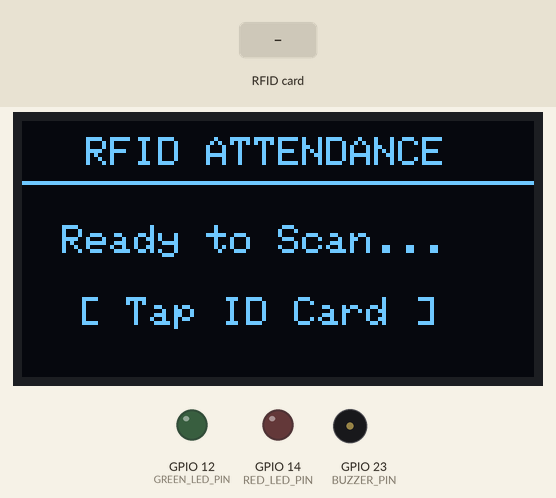
Simulated run of this sketch. Board: ESP32. Parts: 128×64 one-colour display, output pins drawn as LEDs (lit = HIGH), buzzer (waves = sounding, pin HIGH). The inputs (shaded band) are chosen by the test bench. WiFi joins after 1.5 s; servers stay silent unless stated; uploads are accepted with an empty reply; what the sketch prints to the serial monitor is not drawn.

Above: at 4.3 s.
4.4 s: RFID card 5E 7A 19 C4 held to the reader
At 4.7 s:
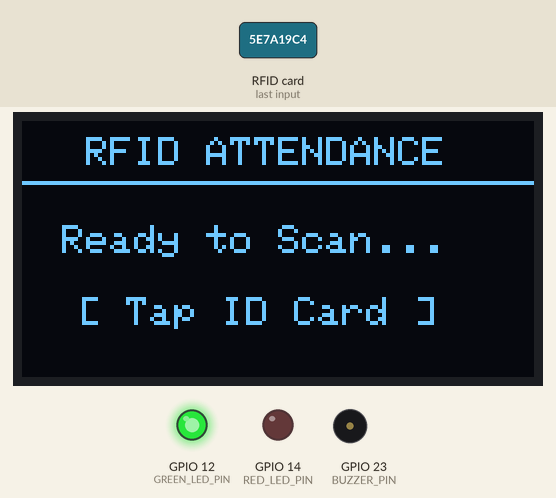
At 5.9 s:
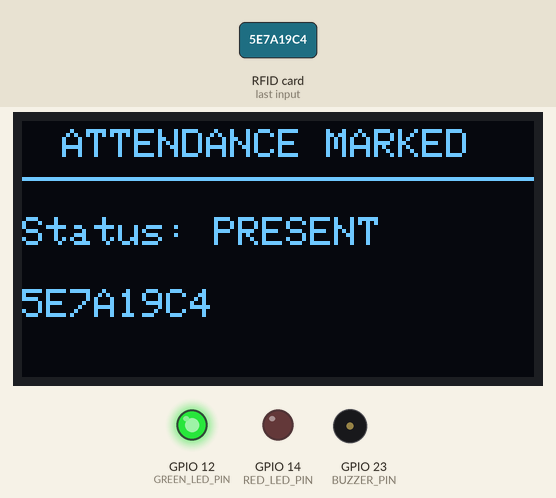
Timing chart, 0 to 8.9 s (numbered marks = the images above; inputs shaded):
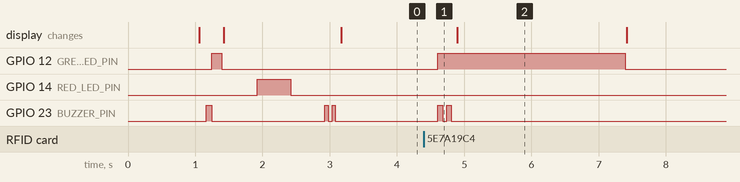

The sketch:

attendance_schematic.ino
```cpp
/*
 * ============================================================================
 * ESP32 SMART RFID ATTENDANCE SYSTEM - CUSTOM SCHEMATIC PINOUT
 * Matches your exact physical breadboard wiring diagram
 * ============================================================================
 *
 * EXACT PIN ASSIGNMENTS FROM YOUR SCHEMATIC:
 *
 * [RC522 RFID Reader (SPI)]:
 *  - SDA (SS) -> GPIO 5   (D5)
 *  - SCK      -> GPIO 17  (D17)
 *  - MOSI     -> GPIO 16  (D16)
 *  - MISO     -> GPIO 4   (D4)
 *  - RST      -> GPIO 15  (D15)
 *  - 3V3      -> 3V3 rail
 *  - GND      -> GND rail
 *
 * [0.96" I2C OLED Display (128x64)]:
 *  - SDA      -> GPIO 21  (D21)
 *  - SCL      -> GPIO 22  (D22)
 *  - VCC      -> 3V3 rail
 *  - GND      -> GND rail
 *
 * [Peripherals & Indicators]:
 *  - Green LED -> GPIO 12  (D12) + 220Ω -> GND rail
 *  - Red LED   -> GPIO 14  (D14) + 220Ω -> GND rail
 *  - Buzzer    -> GPIO 23  (D23) -> GND rail
 * ============================================================================
 */

#include <WiFi.h>
#include <HTTPClient.h>
#include <Wire.h>
#include <SPI.h>
#include <MFRC522.h>
#include <Adafruit_GFX.h>
#include <Adafruit_SSD1306.h>

// 1. Wi-Fi Configuration
const char* ssid     = "Rish";
const char* password = "123456780";

// 2. Laptop Dashboard Backend URL
const char* serverUrl = "http://10.255.207.212:5001/api/attendance/scan";

// 3. Pin Definitions (From Your Schematic)
#define RC522_SS_PIN    5
#define RC522_RST_PIN   15
#define RC522_SCK_PIN   17
#define RC522_MOSI_PIN  16
#define RC522_MISO_PIN  4

#define OLED_SDA_PIN    21
#define OLED_SCL_PIN    22

#define GREEN_LED_PIN   12
#define RED_LED_PIN     14
#define BUZZER_PIN      23

// 4. OLED Display Setup (128x64 I2C)
#define SCREEN_WIDTH 128
#define SCREEN_HEIGHT 64
#define OLED_RESET    -1
#define SCREEN_ADDRESS 0x3C
Adafruit_SSD1306 display(SCREEN_WIDTH, SCREEN_HEIGHT, &Wire, OLED_RESET);

// 5. RC522 Reader Setup
MFRC522 mfrc522(RC522_SS_PIN, RC522_RST_PIN);

// Debounce timing
String lastUid = "";
unsigned long lastScanTime = 0;
const unsigned long DEBOUNCE_DELAY = 2500; // 2.5 seconds local debounce

// Buzzer & LED Helper Functions
void soundBuzzer(int durationMs, int count = 1) {
  for (int i = 0; i < count; i++) {
    digitalWrite(BUZZER_PIN, HIGH);
    delay(durationMs);
    digitalWrite(BUZZER_PIN, LOW);
    if (count > 1) delay(60);
  }
}

void showOledStandby() {
  display.clearDisplay();
  display.setTextSize(1);
  display.setTextColor(SSD1306_WHITE);
  display.setCursor(16, 4);
  display.println("RFID ATTENDANCE");
  display.drawLine(0, 15, 127, 15, SSD1306_WHITE);

  display.setCursor(10, 26);
  display.setTextSize(1);
  display.println("Ready to Scan...");
  display.setCursor(14, 44);
  display.println("[ Tap ID Card ]");
  display.display();
}

void showOledMessage(const char* title, const char* line1, const char* line2) {
  display.clearDisplay();
  display.setTextSize(1);
  display.setTextColor(SSD1306_WHITE);
  display.setCursor(10, 2);
  display.println(title);
  display.drawLine(0, 14, 127, 14, SSD1306_WHITE);

  display.setCursor(0, 24);
  display.setTextSize(1);
  display.println(line1);

  display.setCursor(0, 42);
  display.setTextSize(1);
  display.println(line2);
  display.display();
}

void setup() {
  Serial.begin(115200);
  delay(1000);

  // Initialize Pin Modes
  pinMode(GREEN_LED_PIN, OUTPUT);
  pinMode(RED_LED_PIN, OUTPUT);
  pinMode(BUZZER_PIN, OUTPUT);
  digitalWrite(GREEN_LED_PIN, LOW);
  digitalWrite(RED_LED_PIN, LOW);
  digitalWrite(BUZZER_PIN, LOW);

  Serial.println("\n================================================");
  Serial.println("  ESP32 RFID ATTENDANCE - SCHEMATIC PROFILE     ");
  Serial.println("================================================");

  // 1. Initialize I2C for OLED with auto-detection for 0x3C and 0x3D
  Wire.begin(OLED_SDA_PIN, OLED_SCL_PIN);
  bool oledFound = display.begin(SSD1306_SWITCHCAPVCC, 0x3C);
  if (!oledFound) {
    oledFound = display.begin(SSD1306_SWITCHCAPVCC, 0x3D);
  }

  if (!oledFound) {
    Serial.println("[OLED] Warning: SSD1306 not found at 0x3C or 0x3D. Check VCC/SDA/SCL wiring.");
  } else {
    Serial.println("[OLED] Display initialized successfully!");
    display.clearDisplay();
    display.setTextSize(1);
    display.setTextColor(SSD1306_WHITE);
    display.setCursor(15, 25);
    display.println("System Ready!");
    display.display();
  }

  // 2. Initialize SPI with your exact pins: SCK=17, MISO=4, MOSI=16, SS=5
  SPI.begin(RC522_SCK_PIN, RC522_MISO_PIN, RC522_MOSI_PIN, RC522_SS_PIN);
  mfrc522.PCD_Init();
  delay(50);
  mfrc522.PCD_DumpVersionToSerial();
  Serial.println("[RC522] Initialized with SCK=17, MOSI=16, MISO=4, SS=5, RST=15");

  // Power-on quick self-test beep
  soundBuzzer(80);
  digitalWrite(GREEN_LED_PIN, HIGH);
  delay(150);
  digitalWrite(GREEN_LED_PIN, LOW);

  // 3. Connect to Wi-Fi
  Serial.print("[WiFi] Connecting to SSID: ");
  Serial.println(ssid);
  showOledMessage("WIFI CONNECTING", ssid, "Please wait...");

  WiFi.mode(WIFI_STA);
  WiFi.begin(ssid, password);

  int attempts = 0;
  while (WiFi.status() != WL_CONNECTED && attempts < 30) {
    delay(500);
    Serial.print(".");
    digitalWrite(RED_LED_PIN, !digitalRead(RED_LED_PIN));
    attempts++;
  }
  digitalWrite(RED_LED_PIN, LOW);

  if (WiFi.status() == WL_CONNECTED) {
    Serial.println("\n[WiFi] Connected successfully!");
    Serial.print("[WiFi] IP: ");
    Serial.println(WiFi.localIP());
    soundBuzzer(50, 2);
  } else {
    Serial.println("\n[WiFi] Failed to connect! Working in offline mode.");
  }

  showOledStandby();
}

void loop() {
  // Look for card
  if (!mfrc522.PICC_IsNewCardPresent()) return;
  if (!mfrc522.PICC_ReadCardSerial()) return;

  // Read UID
  String scannedUid = "";
  for (byte i = 0; i < mfrc522.uid.size; i++) {
    if (mfrc522.uid.uidByte[i] < 0x10) scannedUid += "0";
    scannedUid += String(mfrc522.uid.uidByte[i], HEX);
  }
  scannedUid.toUpperCase();

  unsigned long currentMillis = millis();
  if (scannedUid == lastUid && (currentMillis - lastScanTime < DEBOUNCE_DELAY)) {
    mfrc522.PICC_HaltA();
    mfrc522.PCD_StopCrypto1();
    return;
  }
  lastUid = scannedUid;
  lastScanTime = currentMillis;

  Serial.println("\n------------------------------------------------");
  Serial.print("[CARD DETECTED] UID: ");
  Serial.println(scannedUid);

  // Send to Backend
  if (WiFi.status() == WL_CONNECTED) {
    HTTPClient http;
    http.begin(serverUrl);
    http.addHeader("Content-Type", "application/json");

    String json = "{\"uid\":\"" + scannedUid + "\",\"deviceId\":\"ESP32_01\"}";
    int httpCode = http.POST(json);
    String response = http.getString();

    Serial.print("[HTTP Code]: ");
    Serial.println(httpCode);
    Serial.print("[Backend Response]: ");
    Serial.println(response);

    if (httpCode == 200) {
      // SUCCESS: Attendance Confirmed
      Serial.println(">>>>> [SUCCESS] ATTENDANCE RECORDED! <<<<<");
      digitalWrite(GREEN_LED_PIN, HIGH);
      digitalWrite(RED_LED_PIN, LOW);
      soundBuzzer(70, 2); // 2 short cheerful beeps

      showOledMessage("ATTENDANCE MARKED", "Status: PRESENT", scannedUid.c_str());
      delay(2500);
      digitalWrite(GREEN_LED_PIN, LOW);
    }
    else if (httpCode == 429) {
      // DUPLICATE: 10s Cooldown Active
      Serial.println(">>>>> [DUPLICATE] COOLDOWN ACTIVE <<<<<");
      digitalWrite(RED_LED_PIN, HIGH);
      soundBuzzer(300, 1); // 1 medium warning beep

      showOledMessage("DUPLICATE SCAN", "Wait 10s cooldown", scannedUid.c_str());
      delay(2000);
      digitalWrite(RED_LED_PIN, LOW);
    }
    else if (httpCode == 404) {
      // UNKNOWN: Unregistered Card
      Serial.println(">>>>> [UNKNOWN CARD] ACCESS DENIED <<<<<");
      digitalWrite(RED_LED_PIN, HIGH);
      soundBuzzer(50, 4); // Rapid error beeps

      showOledMessage("ACCESS DENIED", "Unregistered Card", scannedUid.c_str());
      delay(2500);
      digitalWrite(RED_LED_PIN, LOW);
    }
    else {
      // Server error / unreachable
      Serial.println(">>>>> [ERROR] Server error <<<<<");
      showOledMessage("SERVER ERROR", "Check connection", "");
      delay(2000);
    }
    http.end();
  } else {
    Serial.println("[ERROR] Wi-Fi not connected");
    showOledMessage("WIFI ERROR", "Reconnecting...", "");
  }

  showOledStandby();
  mfrc522.PICC_HaltA();
  mfrc522.PCD_StopCrypto1();
}
```

Measured:
- after the input at 4.4 s, GPIO 12 (GREEN_LED_PIN): LOW → HIGH after 0.21 s, → LOW 2.8 s later; GPIO 23 (BUZZER_PIN): alternates HIGH for 0.07 s and LOW for 0.06 s, 4 changes in all, then stays LOW, starting after 0.21 s
